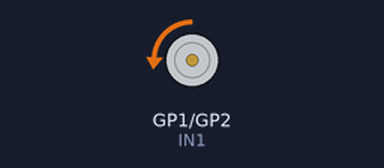
This program was run on a simulated Raspberry Pi Pico running MicroPython. Parts: motor-driver pin pairs drawn as motors (green arrow = first pin HIGH = forward, orange = second pin HIGH = backward, longer = more drive, scaled by the enable pin). At 12.0 s the program stops and its outputs stay as they are.

Above: at 0.1 s.
At 3.1 s:
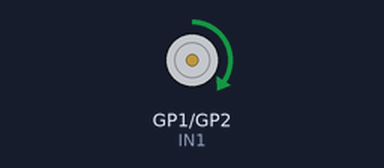
At 6.1 s:
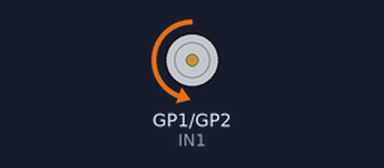
At 9.1 s:
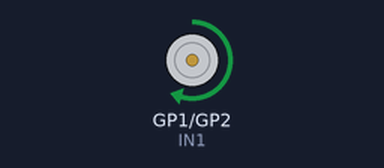
Timing chart, 0 to 12.5 s (numbered marks = the images above):
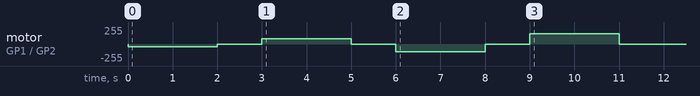

The program:

code-mcl.py
```python
# https://microcontrollerslab.com/dc-motor-l298n-driver-raspberry-pi-pico-tutorial/
# using L298N

from machine import Pin, PWM
from time import sleep

IN1 = Pin(1, Pin.OUT)
IN2 = Pin(2, Pin.OUT)

speed = PWM(Pin(3))
speed.freq(1000)


speed.duty_u16(10000)
IN1.low()  #spin forward
IN2.high()
sleep(2)

IN1.low()  #stop
IN2.low()
sleep(1)

speed.duty_u16(20000)
IN1.high()  #spin backward
IN2.low()
sleep(2)

IN1.low()  #stop
IN2.low()
sleep(1)

speed.duty_u16(30000)
IN1.low()  #spin forward
IN2.high()
sleep(2)

IN1.low()  #stop
IN2.low()
sleep(1)

speed.duty_u16(40000)
IN1.high()  #spin backward
IN2.low()
sleep(2)

IN1.low()  #stop
IN2.low()
sleep(1)
```

Measured:
- by itself, motor on GP1 (IN1) / GP2 (IN2): stopped → backward 39/255 at 0.00 s, → stopped 2.0 s later, → forward 78/255 1.0 s later, → stopped 2.0 s later, … (8 changes in this stretch)
